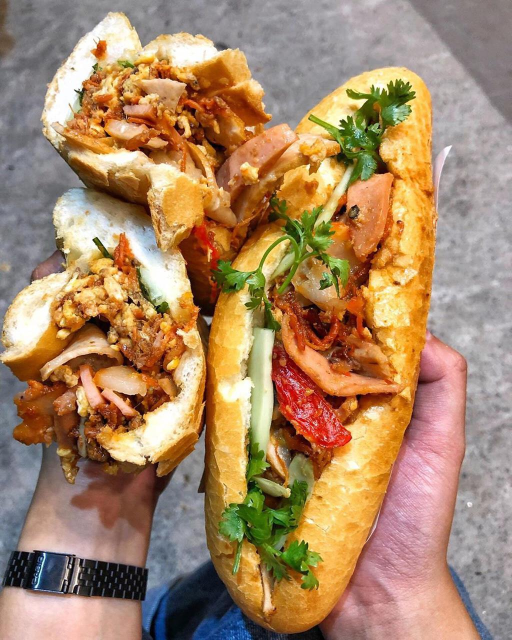
#> input picture Project/Project/Vietnamese_food_Classification/Python Scripts/test_layer/banh_mi_test2.jpg, 1024 x 1280 px, found by its file name (shown at 1/2 size)
$ python rgb2txt.py
#> lines starting #> are read from the running program, lines starting #| are printed output that depends on the picture
import cv2 as cv
import numpy as np

# convert from float(+) to floating point
def float_to_floatingPoint(a):
    if (a == 0):
        return '00000000000000000000000000000000'
    b = int(a)
    c = a - int(a)
    b = bin(b)
    b = b[2:len(b)]
    i = 0
    d = '0'
    while (i < 73 and c != 0):
        i = i + 1
        c = c * 2
        if c >= 1:
            c = c - 1
            d = d + '1'
        else:
            d = d + '0'
    num = b + d[1:len(d)]
    i = 0
    while (num[i] != '1'):
        i = i + 1
    t = i + 1
    ex = bin(127 + (len(b) - i - 1))
    ex = ex[2:len(ex)]
    ex = ex[::-1]
    if(len(ex) < 8):
        temp = len(ex)
        for i in range(temp, 8):
            ex = ex + '0'
    ex = ex[::-1]
    num = num[t:len(num)]
    if (len(num) > 23):
        fr = num[0:23]
    elif (len(num) < 23):
        temp = len(num)
        for i in range(temp, 23):
            num = num + '0'
        fr = num
    else:
        fr = num
    return '0' + ex + fr


img = cv.imread('D:/IC_DESIGN1/Nhom_9/test_image/banh_mi_test2.jpg')
#> img is the input picture: shape (1280, 1024, 3); mean B, G, R 102.9, 135.6, 168.7
img_rs = cv.resize(img,(32,32))
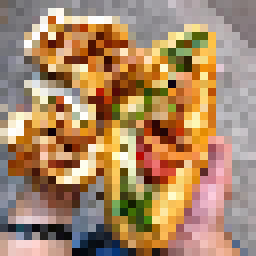
#> img_rs: shape (32, 32, 3) (shown 8 times larger); mean B, G, R 103.2, 135.6, 169.1
(height,width,depth) = img_rs.shape
#> height = 32; width = 32; depth = 3
print (img_rs.shape)
#| (32, 32, 3)
cv.imshow("resized", img_rs)
cv.waitKey(0)
cv.destroyAllWindows()

f = open("D:/IC_DESIGN1/Nhom_9/Result/img_txt/img.txt","w")
for i in range(0,height):
    for j in range(0,width):
        (B, G, R) = img[i][j]
        r = float_to_floatingPoint(R/255)
        g = float_to_floatingPoint(G/255)
        b = float_to_floatingPoint(B/255)
        f.write(str(r) + str(g) + str(b) + "\n")
f.close()
